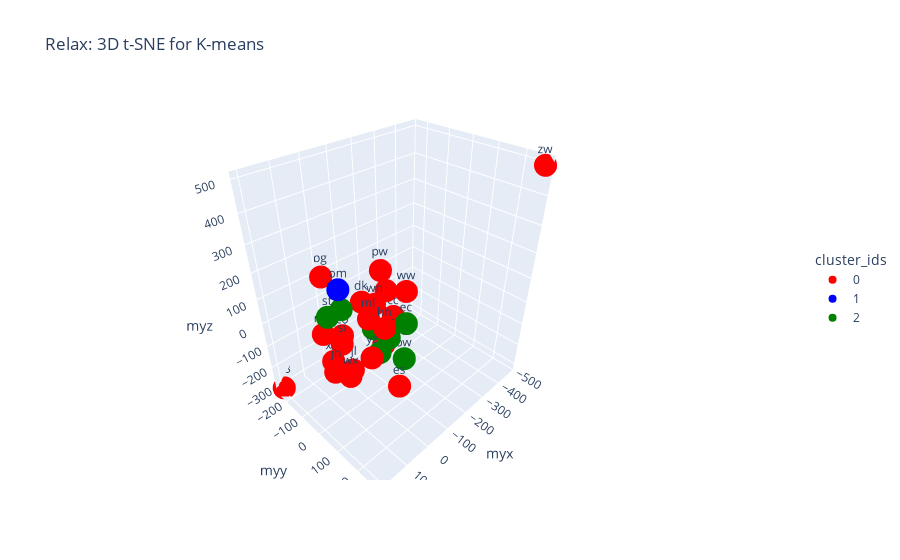

Notebook source saved alongside this figure:
### Code cell
# kmeans example for relax

n_clusters = 3
X = df_relax.values # change df_relax to df_open or df_close for other clustering analysis

kmeans = KMeans(n_clusters=n_clusters,   
                 init='k-means++', 
                 max_iter=300,
                 n_init=10, 
                 tol=1e-4,    
                 random_state=42,    
                 algorithm='lloyd')
df_relax['cluster'] = kmeans.fit_predict(X)
kmeans.fit(X)

labels = kmeans.predict(X)

print("Cluster Centers:\n", kmeans.cluster_centers_)
display(pd.DataFrame(df_relax.groupby('cluster').apply(lambda x: np.unique(x.index))))

tsne_input = df_relax.iloc[:,:24].to_numpy()
data_tsne = TSNE(n_components=3, learning_rate='auto', init='random', perplexity=3).fit_transform(tsne_input)
data_tsne = pd.DataFrame(data_tsne, columns=['myx', 'myy', 'myz'])
data_tsne['cluster_ids'] = df_relax['cluster'].to_numpy().astype(str)
data_tsne['subject_ids'] = df_relax.index.to_numpy()

unique_clusters = sorted(data_tsne['cluster_ids'].unique())
# palette = px.colors.qualitative.Plotly 
color_map = {
    "0": "red",   
    "1": "blue",   
    "2": "green",  
    "3": "purple" 
}

fig = px.scatter_3d(data_tsne,
                    x='myx', y='myy', z='myz',
                    color='cluster_ids',
                    text='subject_ids',
                    title='Relax: 3D t-SNE for K-means', 
                    color_discrete_map=color_map,
                    category_orders={'cluster_ids': unique_clusters},
)
fig.update_layout(
    legend=dict(
        x=1.15,
        y=0.5, 
        xanchor='left',
        yanchor='middle' 
    )
)

fig.show()
# fig.write_html('relax.html')

for i in range(len(kmeans.cluster_centers_)):
    cmap = LinearSegmentedColormap.from_list("white_to_color", ["white", color_map[str(i)]])
    cluster_center = kmeans.cluster_centers_[i]
    plot_one_class_coactivation_map(cluster_center, title='Cluster ' + str(i), label='relax', cmap=cmap)

### Figure 1 — Plotly figure (JSON) as saved in the notebook; plotly's stock layout.template omitted (floating-point values rounded to 4 significant figures)
{"data": [{"hovertemplate": "cluster_ids=0<br>myx=%{x}<br>myy=%{y}<br>myz=%{z}<br>subject_ids=%{text}<extra></extra>", "legendgroup": "0", "marker": {"color": "red", "symbol": "circle"}, "mode": "markers+text", "name": "0", "scene": "scene", "showlegend": true, "text": ["bg", "cc", "co", "dk", "es", "hh", "hl", "jh", "jl", "ls", "mk", "ml", "p3", "pw", "si", "wn", "ww", "wx", "xw", "yz", "zw"], "type": "scatter3d", "x": [3.066, -147.8, -3.369, -95.09, 19.33, 57.31, -137.6, 165.5, 45.43, -102.9, 96.87, 32.67, 201.5, -66.14, 81.69, -20.78, -169.9, 119.7, 94.86, 83.58, -479.5], "y": [-216.2, -18.43, -131.4, -126.2, 179.4, 157.7, -41.88, 50.86, -19.29, -23.14, -97.96, 59.78, -241.3, 10.55, -19.27, 28.59, 22.52, 64.06, -58.62, 127.7, 277.6], "z": [103.3, -41.49, -111.5, -7.558, -117.0, 130.4, 63.34, -42.72, -168.3, -148.8, -24.22, 94.06, -307.6, 201.4, -26.53, 105.1, 76.04, -84.79, -120.8, 13.44, 496.4]}, {"hovertemplate": "cluster_ids=1<br>myx=%{x}<br>myy=%{y}<br>myz=%{z}<br>subject_ids=%{text}<extra></extra>", "legendgroup": "1", "marker": {"color": "blue", "symbol": "circle"}, "mode": "markers+text", "name": "1", "scene": "scene", "showlegend": true, "text": ["om"], "type": "scatter3d", "x": [61.77], "y": [-42.88], "z": [166.0]}, {"hovertemplate": "cluster_ids=2<br>myx=%{x}<br>myy=%{y}<br>myz=%{z}<br>subject_ids=%{text}<extra></extra>", "legendgroup": "2", "marker": {"color": "green", "symbol": "circle"}, "mode": "markers+text", "name": "2", "scene": "scene", "showlegend": true, "text": ["bw", "ec", "hz", "jp", "kj", "st", "zc"], "type": "scatter3d", "x": [-70.34, -94.46, -16.89, -31.55, 39.91, 106.8, -25.63], "y": [112.1, 96.46, 51.7, 5.772, -65.37, -48.2, 88.12], "z": [-104.7, 23.63, -81.43, -14.29, 65.57, 81.87, -0.4847]}], "layout": {"legend": {"title": {"text": "cluster_ids"}, "tracegroupgap": 0, "x": 1.15, "xanchor": "left", "y": 0.5, "yanchor": "middle"}, "scene": {"domain": {"x": [0, 1], "y": [0, 1]}, "xaxis": {"title": {"text": "myx"}}, "yaxis": {"title": {"text": "myy"}}, "zaxis": {"title": {"text": "myz"}}}, "title": {"text": "Relax: 3D t-SNE for K-means"}}}
